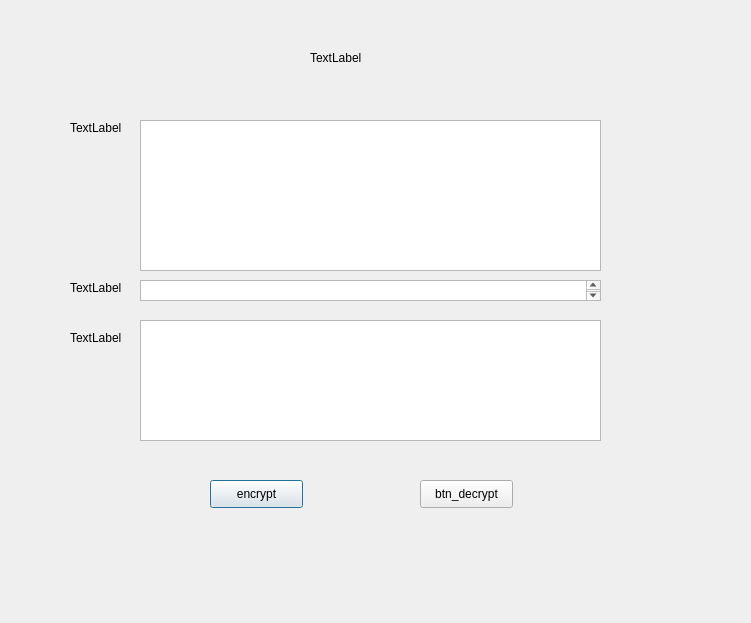
<?xml version="1.0" encoding="UTF-8"?>
<ui version="4.0">
 <class>Dialog</class>
 <widget class="QDialog" name="Dialog">
  <property name="geometry">
   <rect>
    <x>0</x>
    <y>0</y>
    <width>751</width>
    <height>623</height>
   </rect>
  </property>
  <property name="windowTitle">
   <string>Dialog</string>
  </property>
  <widget class="QPushButton" name="btn_encrypt">
   <property name="geometry">
    <rect>
     <x>210</x>
     <y>480</y>
     <width>93</width>
     <height>28</height>
    </rect>
   </property>
   <property name="text">
    <string>encrypt</string>
   </property>
  </widget>
  <widget class="QPushButton" name="btn_decrypt">
   <property name="geometry">
    <rect>
     <x>420</x>
     <y>480</y>
     <width>93</width>
     <height>28</height>
    </rect>
   </property>
   <property name="text">
    <string>btn_decrypt</string>
   </property>
  </widget>
  <widget class="QLabel" name="label">
   <property name="geometry">
    <rect>
     <x>70</x>
     <y>120</y>
     <width>55</width>
     <height>16</height>
    </rect>
   </property>
   <property name="text">
    <string>TextLabel</string>
   </property>
  </widget>
  <widget class="QLabel" name="label_2">
   <property name="geometry">
    <rect>
     <x>310</x>
     <y>50</y>
     <width>55</width>
     <height>16</height>
    </rect>
   </property>
   <property name="text">
    <string>TextLabel</string>
   </property>
  </widget>
  <widget class="QLabel" name="label_3">
   <property name="geometry">
    <rect>
     <x>70</x>
     <y>280</y>
     <width>55</width>
     <height>16</height>
    </rect>
   </property>
   <property name="text">
    <string>TextLabel</string>
   </property>
  </widget>
  <widget class="QLabel" name="label_4">
   <property name="geometry">
    <rect>
     <x>70</x>
     <y>330</y>
     <width>55</width>
     <height>16</height>
    </rect>
   </property>
   <property name="text">
    <string>TextLabel</string>
   </property>
  </widget>
  <widget class="QPlainTextEdit" name="txt_encrypt">
   <property name="geometry">
    <rect>
     <x>140</x>
     <y>120</y>
     <width>461</width>
     <height>151</height>
    </rect>
   </property>
  </widget>
  <widget class="QPlainTextEdit" name="txt_decrypt">
   <property name="geometry">
    <rect>
     <x>140</x>
     <y>280</y>
     <width>461</width>
     <height>21</height>
    </rect>
   </property>
  </widget>
  <widget class="QPlainTextEdit" name="txt_Cipher">
   <property name="geometry">
    <rect>
     <x>140</x>
     <y>320</y>
     <width>461</width>
     <height>121</height>
    </rect>
   </property>
  </widget>
 </widget>
 <resources/>
 <connections/>
</ui>
